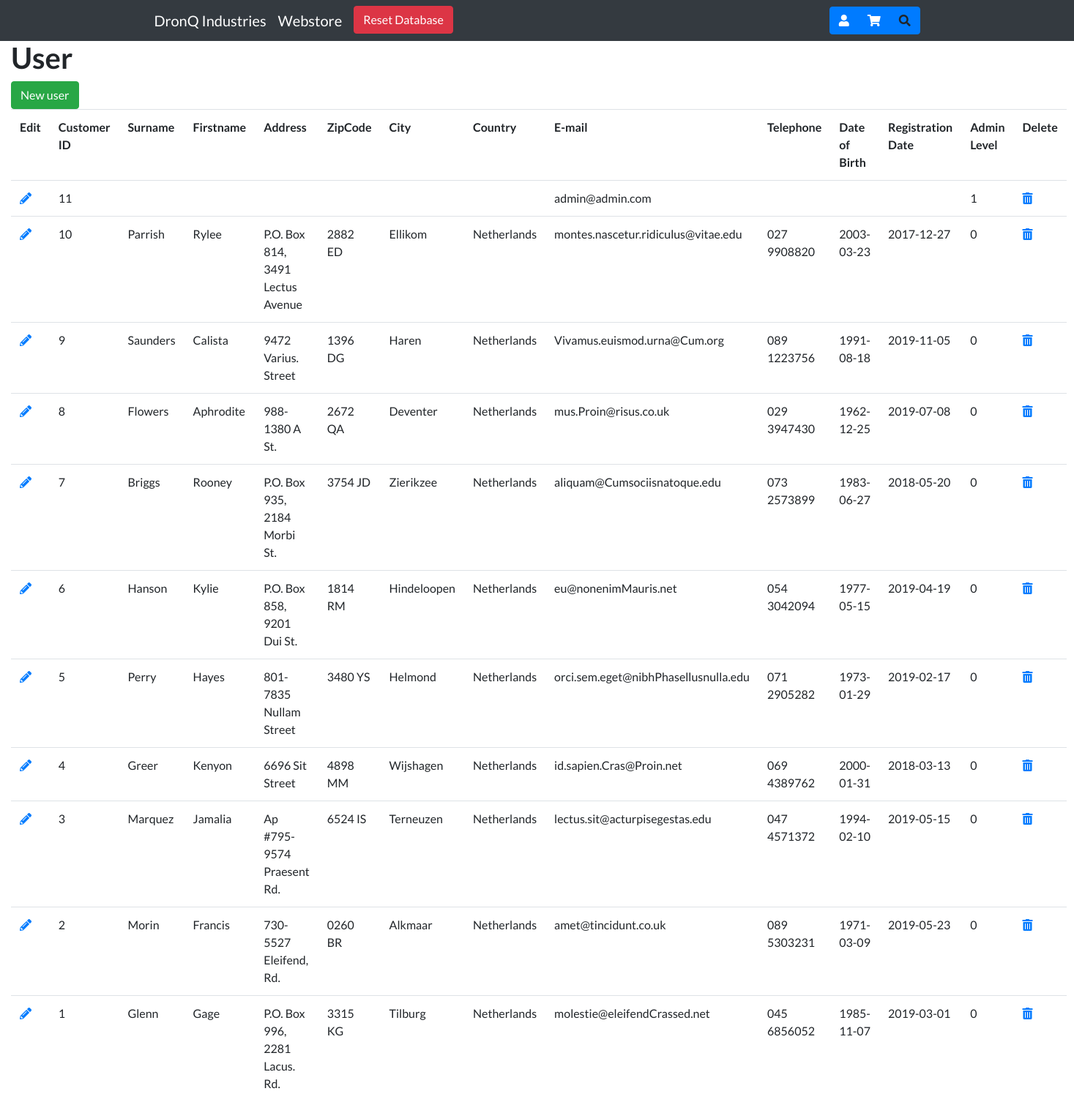
/customer-list.php, run on the app's committed database.
### tables this page shows
CREATE TABLE `CUSTOMER` (
	`Customer_ID` INT NOT NULL AUTO_INCREMENT PRIMARY KEY,
	`Customer_Surname` VARCHAR(40),
	`Customer_Firstname` VARCHAR(40),
	`Address` VARCHAR(40),
	`ZipCode` VARCHAR(40),
	`City` VARCHAR(40),
    `Country` VARCHAR(40),
    `Email` VARCHAR(40),
    `PasswordHash` VARCHAR(255),
    `Telephone` VARCHAR(40),
    `Day_Of_Birth` DATE,
    `RegistrationDate` DATE,
    `AdminLevel` BIT NOT NULL DEFAULT 0
);

### userController.php (called while the page is built, shortened)
<?php
class userController
{
    protected $pdo;
    public function __construct($db)
    {
        $this->pdo = $db;
    }
    public function getAll()
    {
        $sql = "SELECT * FROM `CUSTOMER` ORDER BY `Customer_ID` DESC";
        return $this->pdo->query($sql, PDO::FETCH_OBJ);
    }
}

### customer-list.php (the view, shortened to what this page needs)
<?php
include 'db.php';
require 'userController.php';
$list = new userController($pdo);
$rs = $list-> getAll();
?>
<!DOCTYPE html>
<html lang="nl">
    <head>
        <?php require 'head.php'; ?>
    </head>
    <body>
        <nav class="navbar navbar-expand-lg navbar-dark bg-dark fixed-top">
            <?php require 'menu.inc.php'; ?>
        </nav>
<div class="col-xl-12 mx-auto container-fluid">
        <h1>User</h1>
        <a href = "userManager.php?action=create" title="add a record" class="btn btn-success navbar-btn">New user</a>
        <table class="table">
            <tr>
                <th>Edit</th>
                <th>Customer ID</th>
                <th>Surname</th>
                <th>Firstname </th>
                <th>Address</th>
                <th>ZipCode</th>
                <th>City</th>
                <th>Country</th>
                <th>E-mail</th>
                <th>Telephone</th>
                <th>Date of Birth</th>
                <th>Registration Date</th>
                <th>Admin Level</th>
                <th>Delete</th>
            </tr>
            <?php while ($row = $rs->fetch()) { ?>
            <tr>
                <td><a title="edit" href="customer-edit.php?Customer_ID=<?= $row->Customer_ID ?>"><i class="fas fa-pencil-alt"></i></a></td>
                <td><?= $row->Customer_ID ?></td>
                <td><?= $row->Customer_Surname ?></td>
                <td><?= $row->Customer_Firstname ?></td>
                <td><?= $row->Address ?></td>
                <td><?= $row->ZipCode ?></td>
                <td><?= $row->City ?></td>
                <td><?= $row->Country ?></td>
                <td><?= $row->Email ?></td>
                <td><?= $row->Telephone ?></td>
                <td><?= $row->Day_Of_Birth ?></td>
                <td><?= $row->RegistrationDate ?></td>
                <td><?= $row->AdminLevel ?></td>
                <td><a title="delete" href="userManager.php?action=delete&Customer_ID=<?= $row->Customer_ID ?>"><i class="fas fa-trash-alt"></i></a></td>
             </tr>
            <?php } ?>
        </table>
        </div>
    </body>
</html>

### head.php (shortened to what this page needs)
<link rel="stylesheet" href="https://stackpath.bootstrapcdn.com/bootstrap/4.1.3/css/bootstrap.min.css">
<link rel="stylesheet" href="https://use.fontawesome.com/releases/v5.3.1/css/all.css">
<link rel="stylesheet" href="https://cdnjs.cloudflare.com/ajax/libs/simple-line-icons/2.4.1/css/simple-line-icons.css">
<link href="css/main-page.css" rel="stylesheet">

### menu.inc.php (shortened to what this page needs)
<div class="container col-xl-9">
    <div class="collapse navbar-collapse" id="navbarResponsive">
        <ul class="navbar-nav mr-auto">
            <li class="nav-item">
                <a href="index.php" class="navbar-brand">DronQ Industries</a>
            </li>
            <li class="nav-item">
                <a href="webstore.php" class="navbar-brand">Webstore</a>
            </li>
            <li class="nav-item">
                <button type="button"
                        class="btn btn-danger navbar-btn" onclick="resetfunction()">Reset Database
                </button>
            </li>
        </ul>
        <div class="btn-group" role="group">
                <?php if (isset($_SESSION['customerid'])): ?>
                <a type="button" class="btn btn-primary" href="customer-edit.php?Customer_ID=<?= $_SESSION['customerid'] ?>"><i class="fas fa-user-edit"></i></a>
            <?php else:?>
            <a type="button" class="btn btn-primary" href="loginGUI.php"><i class="fas fa-user"></i></a>
            <?php endif; ?>
            <a type="button" class="btn btn-primary" href="cartGUI.php"><i class="fas fa-shopping-cart"></i></a>
            <a type="button" class="btn btn-primary"><i class="fas fa-search"></i></a>
        </div>
    </div>
</div>

### css/main-page.css (style rules this page uses)
body { font-family: 'Lato', 'Helvetica Neue', Helvetica, Arial, sans-serif; margin-top:55px; }
h1, h2, h3, h4, h5, h6 { font-family: 'Lato', 'Helvetica Neue', Helvetica, Arial, sans-serif; font-weight: 700; }
a:link { text-decoration: none; }

### data on the page
customer: Customer_ID "11", Email "admin@admin.com", AdminLevel "1"
customer: Customer_ID "10", Customer_Surname "Parrish", Customer_Firstname "Rylee", Address "P.O. Box 814, 3491 Lectus Avenue", ZipCode "2882 ED", City "Ellikom", Country "Netherlands", Email "montes.nascetur.ridiculus@vitae.edu", Telephone "027 9908820", Day_Of_Birth "2003-03-23", RegistrationDate "2017-12-27", AdminLevel "0"
customer: Customer_ID "9", Customer_Surname "Saunders", Customer_Firstname "Calista", Address "9472 Varius. Street", ZipCode "1396 DG", City "Haren", Country "Netherlands", Email "Vivamus.euismod.urna@Cum.org", Telephone "089 1223756", Day_Of_Birth "1991-08-18", RegistrationDate "2019-11-05", AdminLevel "0"
customer: Customer_ID "8", Customer_Surname "Flowers", Customer_Firstname "Aphrodite", Address "988-1380 A St.", ZipCode "2672 QA", City "Deventer", Country "Netherlands", Email "mus.Proin@risus.co.uk", Telephone "029 3947430", Day_Of_Birth "1962-12-25", RegistrationDate "2019-07-08", AdminLevel "0"
customer: Customer_ID "7", Customer_Surname "Briggs", Customer_Firstname "Rooney", Address "P.O. Box 935, 2184 Morbi St.", ZipCode "3754 JD", City "Zierikzee", Country "Netherlands", Email "aliquam@Cumsociisnatoque.edu", Telephone "073 2573899", Day_Of_Birth "1983-06-27", RegistrationDate "2018-05-20", AdminLevel "0"
customer: Customer_ID "6", Customer_Surname "Hanson", Customer_Firstname "Kylie", Address "P.O. Box 858, 9201 Dui St.", ZipCode "1814 RM", City "Hindeloopen", Country "Netherlands", Email "eu@nonenimMauris.net", Telephone "054 3042094", Day_Of_Birth "1977-05-15", RegistrationDate "2019-04-19", AdminLevel "0"
customer: Customer_ID "5", Customer_Surname "Perry", Customer_Firstname "Hayes", Address "801-7835 Nullam Street", ZipCode "3480 YS", City "Helmond", Country "Netherlands", Email "orci.sem.eget@nibhPhasellusnulla.edu", Telephone "071 2905282", Day_Of_Birth "1973-01-29", RegistrationDate "2019-02-17", AdminLevel "0"
customer: Customer_ID "4", Customer_Surname "Greer", Customer_Firstname "Kenyon", Address "6696 Sit Street", ZipCode "4898 MM", City "Wijshagen", Country "Netherlands", Email "id.sapien.Cras@Proin.net", Telephone "069 4389762", Day_Of_Birth "2000-01-31", RegistrationDate "2018-03-13", AdminLevel "0"
customer: Customer_ID "3", Customer_Surname "Marquez", Customer_Firstname "Jamalia", Address "Ap #795-9574 Praesent Rd.", ZipCode "6524 IS", City "Terneuzen", Country "Netherlands", Email "lectus.sit@acturpisegestas.edu", Telephone "047 4571372", Day_Of_Birth "1994-02-10", RegistrationDate "2019-05-15", AdminLevel "0"
customer: Customer_ID "2", Customer_Surname "Morin", Customer_Firstname "Francis", Address "730-5527 Eleifend, Rd.", ZipCode "0260 BR", City "Alkmaar", Country "Netherlands", Email "amet@tincidunt.co.uk", Telephone "089 5303231", Day_Of_Birth "1971-03-09", RegistrationDate "2019-05-23", AdminLevel "0"
customer: Customer_ID "1", Customer_Surname "Glenn", Customer_Firstname "Gage", Address "P.O. Box 996, 2281 Lacus. Rd.", ZipCode "3315 KG", City "Tilburg", Country "Netherlands", Email "molestie@eleifendCrassed.net", Telephone "045 6856052", Day_Of_Birth "1985-11-07", RegistrationDate "2019-03-01", AdminLevel "0"
